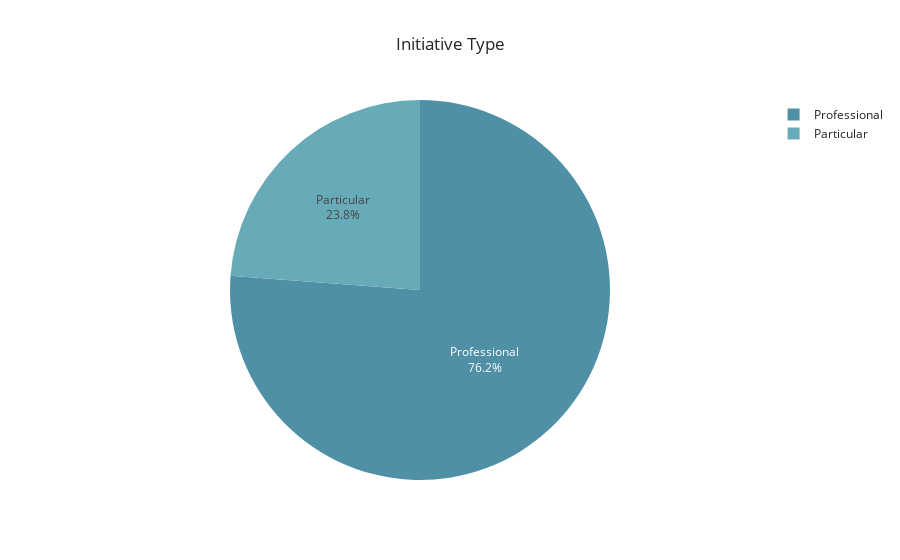

The notebook cell this image was saved under:
### Markdown cell above
I am a person with a lot of initiative and creativity. 

If something does not exist to be able to solve a problem or improve a process, then I create it.

### Code cell
fig4 = px.pie(data_frame=projects, 
             names='TypeOfJob', 
             color_discrete_sequence=px.colors.sequential.Teal_r[2:], 
             labels={"TypeOfJob":"Initiative"}, 
             title = "Initiative Type", 
             template="seaborn"
            )
fig4.update_layout(
    title_x=0.5,
    autosize = True
)
fig4.update_traces(textposition='inside', 
                  textinfo='percent+label')

### Figure 1 — Plotly figure (JSON) as saved in the notebook; plotly's stock layout.template omitted (floating-point values rounded to 4 significant figures)
{"data": [{"domain": {"x": [0, 1], "y": [0, 1]}, "hovertemplate": "Initiative=%{label}<extra></extra>", "labels": ["Professional", "Professional", "Professional", "Particular", "Professional", "Particular", "Professional", "Professional", "Professional", "Professional", "Professional", "Professional", "Professional", "Professional", "Professional", "Professional", "Professional", "Professional", "Professional", "Professional", "Professional", "Professional", "Professional", "Professional", "Professional", "Professional", "Professional", "Professional", "Professional", "Professional", "Professional", "Professional", "Professional", "Particular", "Particular", "Professional", "Particular", "Particular", "Particular", "Particular", "Particular", "Particular"], "legendgroup": "", "name": "", "showlegend": true, "textinfo": "percent+label", "textposition": "inside", "type": "pie"}], "layout": {"autosize": true, "legend": {"tracegroupgap": 0}, "piecolorway": ["rgb(79, 144, 166)", "rgb(104, 171, 184)", "rgb(133, 196, 201)", "rgb(168, 219, 217)", "rgb(209, 238, 234)"], "title": {"text": "Initiative Type", "x": 0.5}}}
